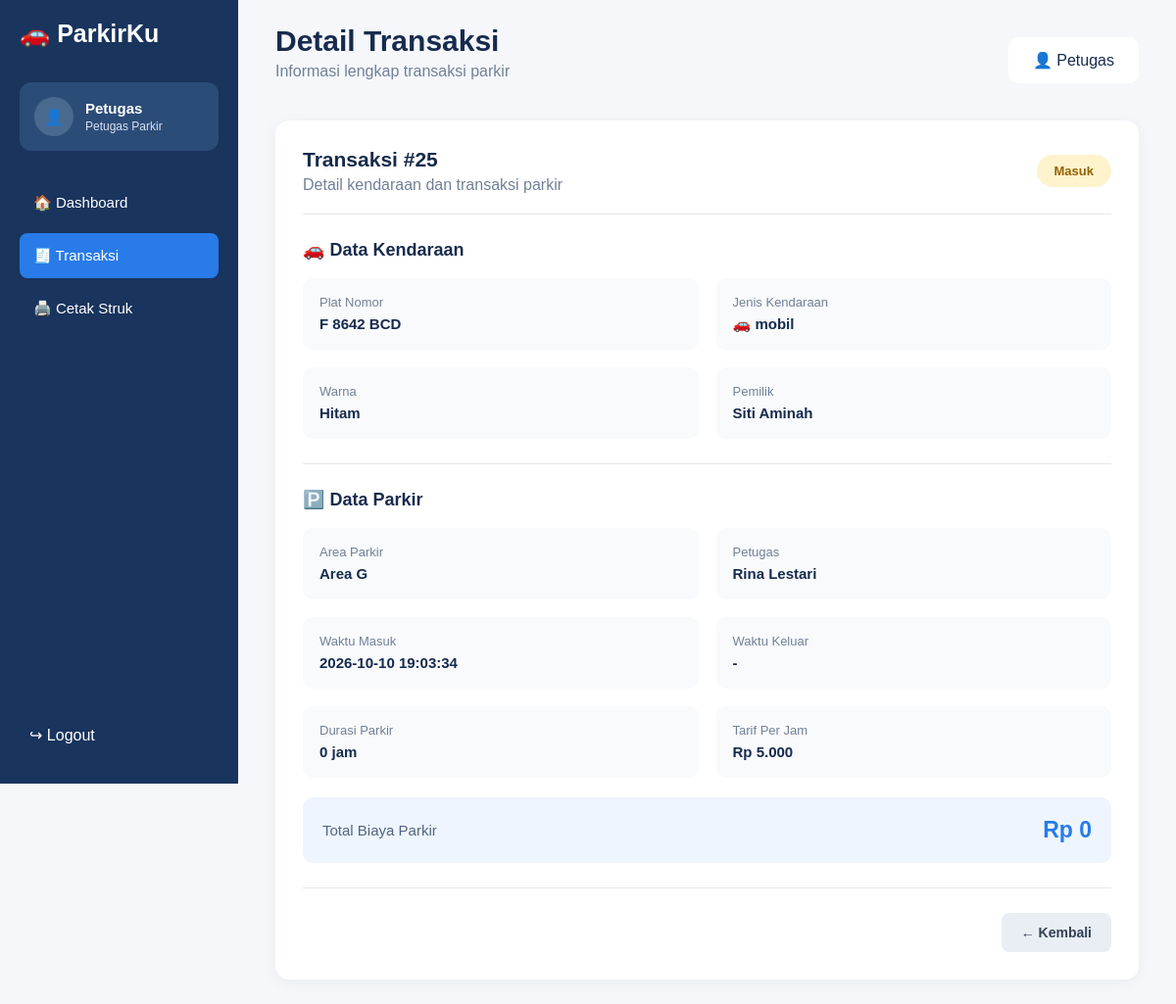
Page /view/detail_transaksi.php?id_parkir=25 (signed in) on the committed database.
### tables this page shows
CREATE TABLE `tb_transaksi` (
  `id_parkir` int NOT NULL,
  `id_kendaraan` int NOT NULL,
  `waktu_masuk` datetime NOT NULL,
  `waktu_keluar` datetime DEFAULT NULL,
  `id_tarif` int NOT NULL,
  `durasi_jam` int DEFAULT '0',
  `biaya_total` decimal(10,0) DEFAULT '0',
  `status` enum('masuk','keluar') DEFAULT 'masuk',
  `id_user` int DEFAULT NULL,
  `id_area` int NOT NULL
);

CREATE TABLE `tb_kendaraan` (
  `id_kendaraan` int NOT NULL,
  `plat_nomor` varchar(15) NOT NULL,
  `jenis_kendaraan` varchar(20) NOT NULL,
  `warna` varchar(20) NOT NULL,
  `pemilik` varchar(100) NOT NULL,
  `id_user` int NOT NULL,
  `status_kendaraan` enum('aktif','nonaktif') NOT NULL DEFAULT 'aktif'
);

CREATE TABLE `tb_area_parkir` (
  `id_area` int NOT NULL,
  `nama_area` varchar(50) NOT NULL,
  `kapasitas` int NOT NULL,
  `terisi` int DEFAULT '0',
  `status_area` enum('aktif','nonaktif') NOT NULL DEFAULT 'aktif'
);

CREATE TABLE `tb_user` (
  `id_user` int NOT NULL,
  `nama_lengkap` varchar(50) NOT NULL,
  `username` varchar(50) NOT NULL,
  `password` varchar(100) NOT NULL,
  `role` enum('admin','petugas','owner') NOT NULL,
  `status_aktif` tinyint(1) DEFAULT '1'
);

CREATE TABLE `tb_tarif` (
  `id_tarif` int NOT NULL,
  `jenis_kendaraan` enum('motor','mobil','lainnya') NOT NULL,
  `tarif_per_jam` decimal(10,0) NOT NULL
);

### view/detail_transaksi.php (the view, shortened to what this page needs)
<?php
include "../model/m_koneksi.php";
$id_parkir = intval($_GET['id_parkir']);
$query = mysqli_query($conn, "
    SELECT
        t.id_parkir,
        t.id_kendaraan,
        t.waktu_masuk,
        t.waktu_keluar,
        t.id_tarif,
        t.durasi_jam,
        t.biaya_total,
        t.status,
        t.id_user,
        t.id_area,
        k.plat_nomor,
        k.jenis_kendaraan,
        k.warna,
        k.pemilik,
        a.nama_area,
        u.nama_lengkap,
        tr.jenis_kendaraan AS jenis_tarif,
        tr.tarif_per_jam
    FROM tb_transaksi t
    LEFT JOIN tb_kendaraan k
        ON t.id_kendaraan = k.id_kendaraan
    LEFT JOIN tb_area_parkir a
        ON t.id_area = a.id_area
    LEFT JOIN tb_user u
        ON t.id_user = u.id_user
    LEFT JOIN tb_tarif tr
        ON t.id_tarif = tr.id_tarif
    WHERE t.id_parkir = $id_parkir
");
$transaksi = mysqli_fetch_assoc($query);
if ($transaksi['jenis_kendaraan'] == 'motor') {
    $icon_kendaraan = "🏍️";
} elseif ($transaksi['jenis_kendaraan'] == 'mobil') {
    $icon_kendaraan = "🚗";
} else {
    $icon_kendaraan = "🚙";
}
?>
<!DOCTYPE html>
<html lang="id">
<head>
</head>
<body>
<aside class="sidebar">
    <div class="logo">
        🚗 ParkirKu
    </div>
    <div class="admin">
        <div class="avatar">👤</div>
        <div>
            <strong>Petugas</strong>
            <small>Petugas Parkir</small>
        </div>
    </div>
    <nav>
        <a href="dasboard_petugas.php">
            🏠 Dashboard
        </a>
        <a href="transaksi.php" class="active">
            🧾 Transaksi
        </a>
        <a href="cetak_struk.php">
            🖨️ Cetak Struk
        </a>
    </nav>
    <a href="../controller/c_logout.php" class="logout">
        ↪ Logout
    </a>
</aside>
<main class="main">
    <header class="header">
        <div>
            <h1>Detail Transaksi</h1>
            <p>Informasi lengkap transaksi parkir</p>
        </div>
        <div class="profile">
            👤 Petugas
        </div>
    </header>
    <section class="card">
        <div class="card-header">
            <div>
                <h2>
                    Transaksi #<?= $transaksi['id_parkir']; ?>
                </h2>
                <p>Detail kendaraan dan transaksi parkir</p>
            </div>
            <?php if ($transaksi['status'] == 'masuk'): ?>
                <span class="status status-masuk">
                    Masuk
                </span>
            <?php else: ?>
                <span class="status status-keluar">
                    Keluar
                </span>
            <?php endif; ?>
        </div>
        <div class="section">
            <div class="section-title">
                🚗 Data Kendaraan
            </div>
            <div class="grid">
                <div class="info">
                    <span class="label">Plat Nomor</span>
                    <span class="value">
                        <?= htmlspecialchars($transaksi['plat_nomor'] ?? '-'); ?>
                    </span>
                </div>
                <div class="info">
                    <span class="label">Jenis Kendaraan</span>
                    <span class="value">
                        <?= $icon_kendaraan; ?>
                        <?= htmlspecialchars($transaksi['jenis_kendaraan'] ?? '-'); ?>
                    </span>
                </div>
                <div class="info">
                    <span class="label">Warna</span>
                    <span class="value">
                        <?= htmlspecialchars($transaksi['warna'] ?? '-'); ?>
                    </span>
                </div>
                <div class="info">
                    <span class="label">Pemilik</span>
                    <span class="value">
                        <?= htmlspecialchars($transaksi['pemilik'] ?? '-'); ?>
                    </span>
                </div>
            </div>
        </div>
        <div class="section">
            <div class="section-title">
                🅿️ Data Parkir
            </div>
            <div class="grid">
                <div class="info">
                    <span class="label">Area Parkir</span>
                    <span class="value">
                        <?= htmlspecialchars($transaksi['nama_area'] ?? '-'); ?>
                    </span>
                </div>
                <div class="info">
                    <span class="label">Petugas</span>
                    <span class="value">
                        <?= htmlspecialchars($transaksi['nama_lengkap'] ?? '-'); ?>
                    </span>
                </div>
                <div class="info">
                    <span class="label">Waktu Masuk</span>
                    <span class="value">
                        <?= htmlspecialchars($transaksi['waktu_masuk'] ?? '-'); ?>
                    </span>
                </div>
                <div class="info">
                    <span class="label">Waktu Keluar</span>
                    <span class="value">
                        <?php
                        if (empty($transaksi['waktu_keluar'])) {
                            echo "-";
                        } else {
                            echo htmlspecialchars($transaksi['waktu_keluar']);
                        }
                        ?>
                    </span>
                </div>
                <div class="info">
                    <span class="label">Durasi Parkir</span>
                    <span class="value">
                        <?= htmlspecialchars($transaksi['durasi_jam'] ?? 0); ?>
                        jam
                    </span>
                </div>
                <div class="info">
                    <span class="label">Tarif Per Jam</span>
                    <span class="value">
                        Rp <?= number_format(
                            $transaksi['tarif_per_jam'] ?? 0,
                            0,
                            ',',
                            '.'
                        ); ?>
                    </span>
                </div>
            </div>
            <div class="total-box">
                <span class="total-label">
                    Total Biaya Parkir
                </span>
                <span class="total">
                    Rp <?= number_format(
                        $transaksi['biaya_total'] ?? 0,
                        0,
                        ',',
                        '.'
                    ); ?>
                </span>
            </div>
        </div>
        <div class="actions">
            <a href="transaksi.php" class="btn btn-back">
                ← Kembali
            </a>
        </div>
    </section>
</main>
</body>
</html>

### view/detail_transaksi.php (style rules this page uses)
* { box-sizing: border-box; }
body { margin: 0; font-family: Arial, sans-serif; background: #f5f7fb; color: #172b4d; }
.sidebar { position: fixed; left: 0; top: 0; width: 243px; height: 100vh; background: #19345d; color: white; padding: 20px; }
.logo { font-size: 25px; font-weight: bold; margin-bottom: 35px; }
.admin { display: flex; align-items: center; gap: 12px; background: #2c4c78; padding: 15px; border-radius: 12px; margin-bottom: 30px; }
.avatar { width: 40px; height: 40px; background: #49698f; border-radius: 50%; display: flex; align-items: center; justify-content: center; }
.admin strong { display: block; font-size: 15px; }
.admin small { color: #d8e2f0; font-size: 12px; }
nav a { display: block; color: white; text-decoration: none; padding: 14px; border-radius: 8px; margin-bottom: 8px; font-size: 15px; }
nav a.active { background: #287be8; }
.logout { position: absolute; bottom: 30px; left: 20px; color: white; text-decoration: none; padding: 10px; }
.main { margin-left: 243px; padding: 25px 38px; }
.header { display: flex; justify-content: space-between; align-items: center; margin-bottom: 25px; }
.header h1 { margin: 0; font-size: 30px; }
.header p { margin-top: 5px; color: #718096; }
.profile { background: white; padding: 14px 25px; border-radius: 10px; }
.card { background: white; border-radius: 14px; padding: 28px; box-shadow: 0 3px 15px rgba(0,0,0,0.05); }
.card-header { display: flex; justify-content: space-between; align-items: center; padding-bottom: 20px; border-bottom: 1px solid #e5e7eb; }
.card-header h2 { margin: 0; font-size: 21px; }
.card-header p { margin: 5px 0 0; color: #718096; }
.status { padding: 9px 18px; border-radius: 20px; font-size: 13px; font-weight: bold; }
.status-masuk { background: #fff3cd; color: #946200; }
.section { padding: 25px 0; border-bottom: 1px solid #e5e7eb; }
.section-title { font-size: 18px; font-weight: bold; margin-bottom: 18px; }
.grid { display: grid; grid-template-columns: 1fr 1fr; gap: 18px; }
.info { background: #f8fafc; padding: 17px; border-radius: 10px; }
.label { display: block; color: #718096; font-size: 13px; margin-bottom: 6px; }
.value { font-size: 15px; font-weight: bold; }
.total-box { margin-top: 20px; background: #eef5ff; border-radius: 10px; padding: 20px; display: flex; justify-content: space-between; align-items: center; }
.total-label { font-size: 15px; color: #526581; }
.total { font-size: 23px; font-weight: bold; color: #287be8; }
.actions { display: flex; justify-content: flex-end; gap: 12px; margin-top: 25px; }
.btn { display: inline-block; padding: 12px 20px; border-radius: 8px; text-decoration: none; font-size: 14px; font-weight: bold; }
.btn-back { background: #e9eef5; color: #334155; }

### rows in the picture
tb_transaksi: id_parkir "25", id_kendaraan.plat_nomor "F 8642 BCD", id_kendaraan.jenis_kendaraan "🚗", id_kendaraan.jenis_kendaraan "mobil", id_kendaraan.warna "Hitam", id_kendaraan.pemilik "Siti Aminah", id_area.nama_area "Area G", id_user.nama_lengkap "Rina Lestari", waktu_masuk "2026-10-10 19:03:34", durasi_jam "0", id_tarif.tarif_per_jam "5.000", biaya_total "0"
